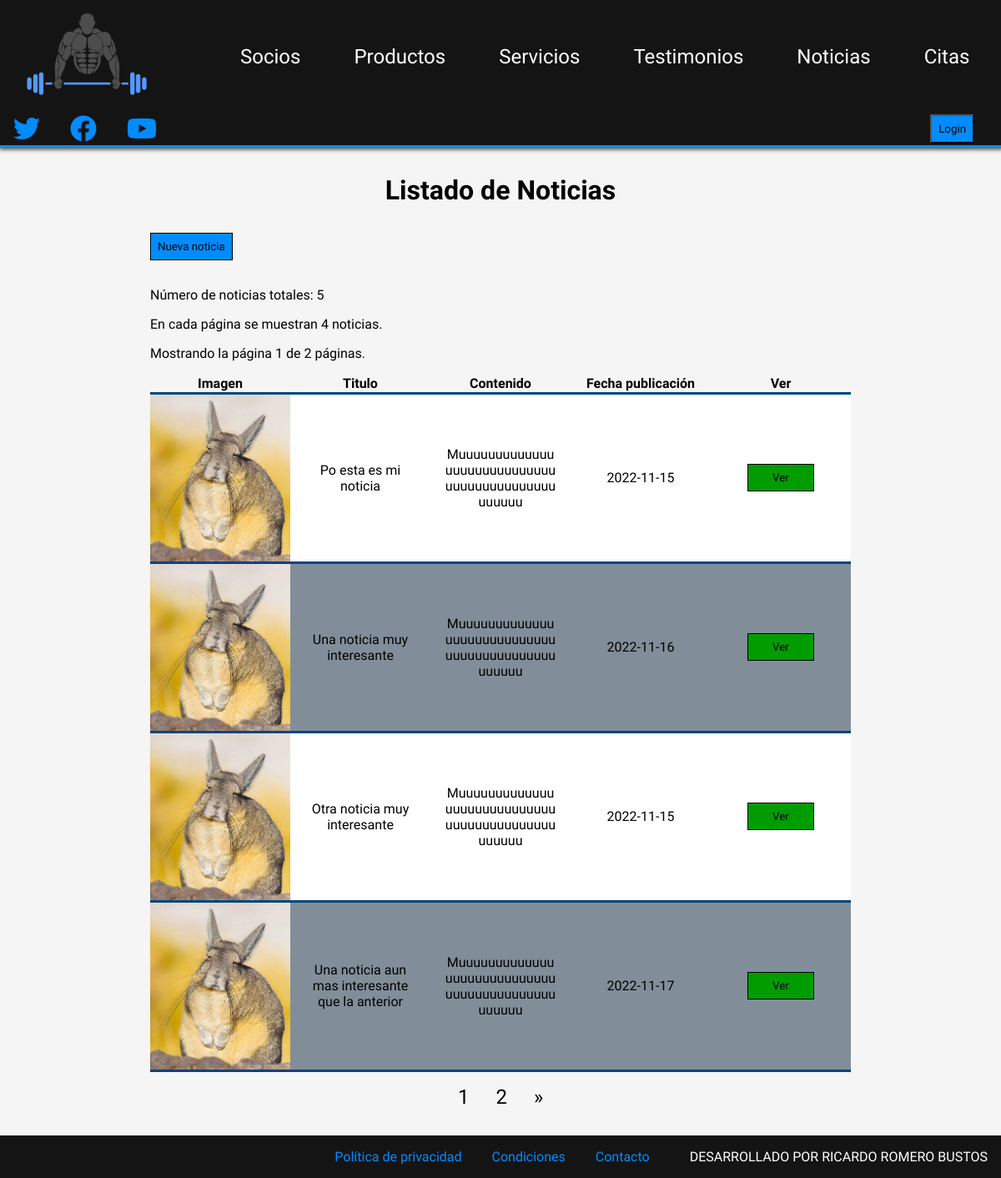
Page /php/noticias.php on the earlier database version.
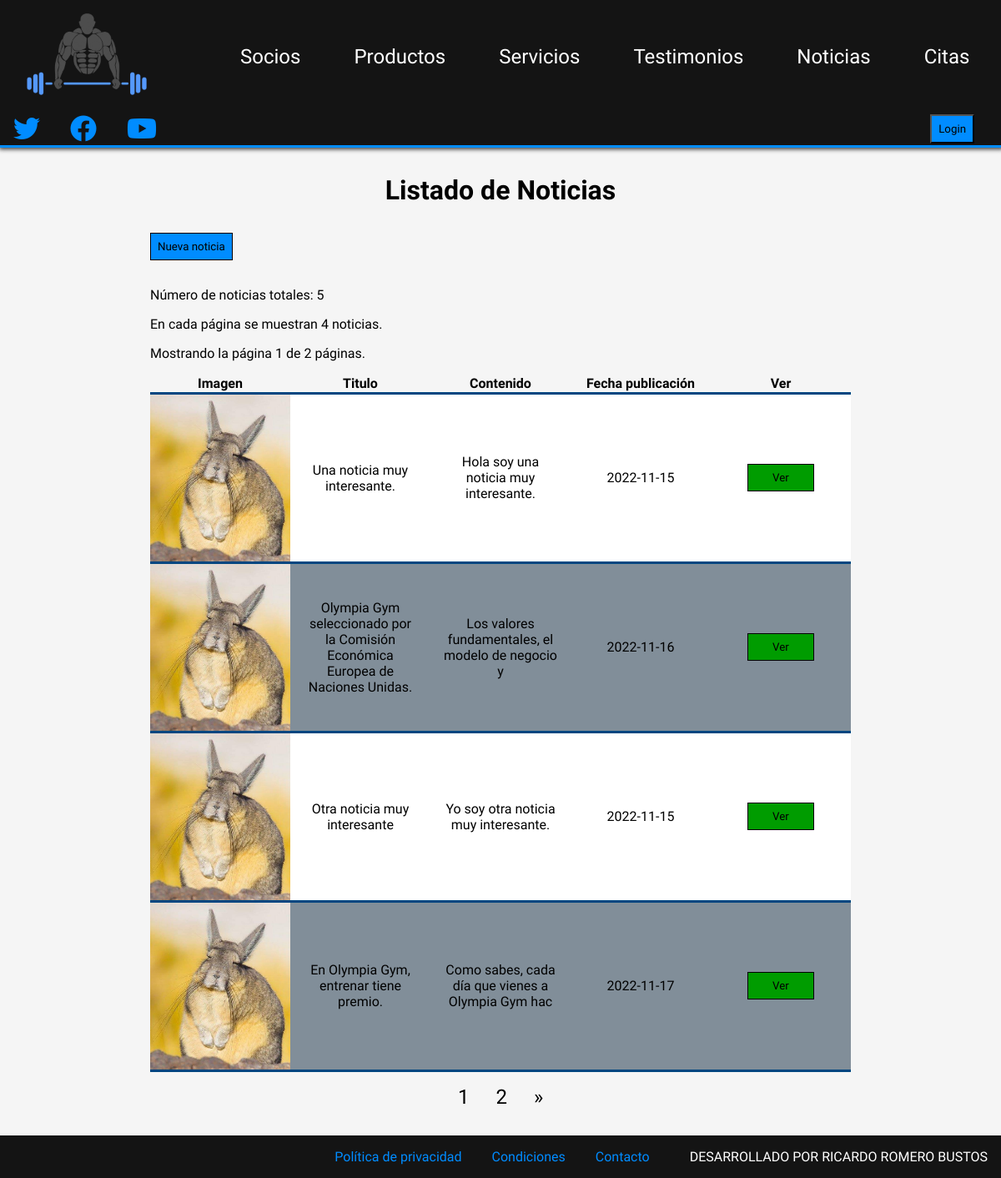
Same page on the later database version.
### tables this page shows
CREATE TABLE `noticia` (
  `id` bigint(20) UNSIGNED NOT NULL,
  `titulo` varchar(80) NOT NULL,
  `contenido` varchar(800) NOT NULL,
  `imagen` varchar(50) NOT NULL,
  `fecha_publicacion` date NOT NULL
);

### php/noticias.php (the view, shortened to what this page needs)
<!DOCTYPE html>
<html lang="en">
<head>
    <link rel="stylesheet" href="../css/estilos.css">
    <link rel="stylesheet" href="https://cdnjs.cloudflare.com/ajax/libs/font-awesome/6.2.0/css/all.min.css" />
</head>
<body>
    <header>
        <nav>
            <a href="../index.php"><img src="../img/logo.png" alt="" id="logo"></a>
            <a href="socios.php">Socios</a>
            <a href="productos.php">Productos</a>
            <a href="servicios.php">Servicios</a>
            <a href="testimonios.php">Testimonios</a>
            <a href="noticias.php">Noticias</a>
            <a href="citas.php">Citas</a>
        </nav>
        <div class="rrss">
            <a href="#"><i class="fa-brands fa-twitter"></i></a>
            <a href="#"><i class="fa-brands fa-facebook"></i></a>
            <a href="#"><i class="fa-brands fa-youtube"></i></a>
        </div>
        <div class="login">
            <form action="" method="post">
                <input type="submit" name="enviar" id="btn-login" value="Login">
            </form>
        </div>
    </header>
    <main>
        <section class="seccionNoticias seccion">
            <h1>Listado de Noticias</h1>
            <div class="contenedor_buscar_nuevo">
                <form action="panel_noticias.php" method="post">
                    <input type="submit" name="nueva_noticia" value="Nueva noticia">
                </form>
            </div>
            <?php
                $con=conectarServidor();
                $total=$con->query("select * from noticia");
                $num_total_rows=$total->num_rows;
                if($num_total_rows==0){
                    echo "<p>No hay noticias en la base de datos</p>";
                }else{
                    $page=false;
                    $noticiasPorPagina=4;
                    if(!$page){
                        $start=0;
                        $page=1;
                    }else{
                        $start=($page-1)*$noticiasPorPagina;
                    }
                    $total_pages=ceil($num_total_rows/$noticiasPorPagina);
                    $noticias=$con->query("select * from noticia limit $start, $noticiasPorPagina");
                    echo '<p>Número de noticias totales: '.$num_total_rows.'</p>';
                    echo '<p>En cada página se muestran '.$noticiasPorPagina.' noticias.</p>';
                    echo '<p>Mostrando la página '.$page.' de ' .$total_pages.' páginas.</p>';
                    echo "<table>
                    <thead>
                        <tr>
                            <th>Imagen</th>
                            <th>Titulo</th>
                            <th>Contenido</th>
                            <th>Fecha publicación</th>
                            <th>Ver</th>
                        </tr>
                    </thead>
                    <tbody>";
                    while($fila_noticias=$noticias->fetch_array(MYSQLI_ASSOC)){
                        $contenido_short=substr($fila_noticias['contenido'], 0, 50);
                        echo "<tr>
                            <td><img src=\"../img/noticias/$fila_noticias[imagen]\"></td>
                            <td>$fila_noticias[titulo]</td>
                            <td>$contenido_short</td>
                            <td>$fila_noticias[fecha_publicacion]</td>
                            <td>
                                <form action=\"noticia_completa.php\" method=\"post\">
                                    <input type=\"hidden\" name=\"id_noticia\" value=\"$fila_noticias[id]\">
                                    <input type=\"submit\" name=\"ver_noticia\" value=\"Ver\">
                                </form>
                            </td>
                        </tr>";
                    }
                    echo "</tbody>";
                    echo "</table>";
                    echo '<nav>';
                    echo '<ul class="paginacion">';
                    if($total_pages>1){
                        for($i=1;$i<=$total_pages;$i++){
                            if($page == $i){
                                echo '<li><a href="#">'.$page.'</a></li>';
                            }else{
                                echo '<li><a href="noticias.php?page='.$i.'">'.$i.'</a></li>';
                            }
                        }
                        if($page != $total_pages){
                            echo '<li><a href="noticias.php?page='.($page+1).'"><span aria-hidden="true">&raquo;</span></a></li>';
                        }
                    }
                    echo '</ul>';
                    echo '</nav>';
                }
            ?>
        </section>
    </main>
    <footer>
        <div>
            <a href="#">Política de privacidad</a>
            <a href="#">Condiciones</a>
            <a href="#">Contacto</a>
        </div>
        <span>DESARROLLADO POR RICARDO ROMERO BUSTOS</span>
    </footer>
</body>
</html>

### css/estilos.css (style rules this page uses)
* { box-sizing: border-box; word-break: break-word; }
body { margin: 0; font-family: 'Play', sans-serif; background-color: whitesmoke; }
input { font-family: inherit; }
img { max-width: 100%; }
header { display: flex; justify-content: space-between; align-items: center; flex-wrap: wrap; position: sticky; top: 0; left: 0; z-index: 999; background-color: #141414; border-bottom: 3px solid rgb(0, 140, 255); box-shadow: 1px 0px 5px 2px rgba(0,0,0,0.75); -webkit-box-shadow: 1px 0px 5px 2px rgba(0,0,0,0.75); -moz-box-shadow: 1px 0px 5px 2px rgba(0,0,0,0.75); }
#logo { width: 9rem; margin-right: 3rem; }
header nav { display: flex; align-items: center; flex-wrap: wrap; }
header nav a { color: white; text-decoration: none; font-size: 1.5rem; margin: 1rem 2rem; }
.rrss a { color: rgb(0, 140, 255); font-size: 2rem; margin: 1rem; }
#btn-login { background-color: rgb(0, 140, 255); padding: 0.5rem; margin: auto 2rem; }
.seccion { margin: 1rem; width: 70%; margin: 2rem auto; min-height: 90vh; }
.seccion h1 { font-size: 2rem; text-align: center; margin-bottom: 2rem; }
.seccion table { border-collapse: collapse; width: 100%; }
.seccion td,.seccion th { border-bottom: 3px solid rgb(0, 70, 128); }
.seccion tbody>tr:nth-child(2n) { background-color: rgb(129, 142, 153); }
.seccion tbody>tr:nth-child(2n+1) { background-color: white; }
.contenedor_buscar_nuevo { display: flex; align-items: center; justify-content: space-between; margin-bottom: 2rem; }
.contenedor_buscar_nuevo input { padding: 0.5rem; margin-right: 0.3rem; }
.contenedor_buscar_nuevo input[type=submit] { background-color: rgb(0, 140, 255); padding: 0.5rem; border: 1px solid black; }
.contenedor_buscar_nuevo form { display: flex; }
.seccionNoticias td img { object-fit: cover; width: 100%; display: block; height: 200px; }
.seccionNoticias td { width: 20%; text-align: center; padding: 1rem; }
.seccionNoticias td:nth-child(1) { padding: 0; }
.seccionNoticias table input { background-color: rgb(0, 156, 0); padding: 0.5rem; border: 1px solid black; width: 5rem; }
.seccionNoticias nav { width: 30%; margin: 1rem auto; }
.paginacion { display: flex; justify-content: center; list-style: none; padding-inline-start: 0; }
.paginacion li { font-size: 1.5rem; margin: 0 1rem; }
.paginacion li a { text-decoration: none; color: black; }
footer { display: flex; justify-content: flex-end; align-items: center; background-color: #141414; color: white; padding: 1rem; }
footer a { color: rgb(0, 140, 255); text-decoration: none; margin: 0 1rem; }
footer>div { margin-right: 2rem; }

Differences in the rows shown:
changed noticia: titulo "Po esta es mi noticia" → "Una noticia muy interesante."; contenido "Muuuuuuuuuuuuuuuuuuuuuuuuuuuuuuuuuuuuuuuuuuuuuuuuu" → "Hola soy una noticia muy interesante."
changed noticia: titulo "Una noticia muy interesante" → "Olympia Gym seleccionado por la Comisión Económica Europea de Naciones Unidas."; contenido "Muuuuuuuuuuuuuuuuuuuuuuuuuuuuuuuuuuuuuuuuuuuuuuuuu" → "Los valores fundamentales, el modelo de negocio y"
changed noticia "Otra noticia muy interesante": contenido "Muuuuuuuuuuuuuuuuuuuuuuuuuuuuuuuuuuuuuuuuuuuuuuuuu" → "Yo soy otra noticia muy interesante."
changed noticia: titulo "Una noticia aun mas interesante que la anterior" → "En Olympia Gym, entrenar tiene premio."; contenido "Muuuuuuuuuuuuuuuuuuuuuuuuuuuuuuuuuuuuuuuuuuuuuuuuu" → "Como sabes, cada día que vienes a Olympia Gym hac"
